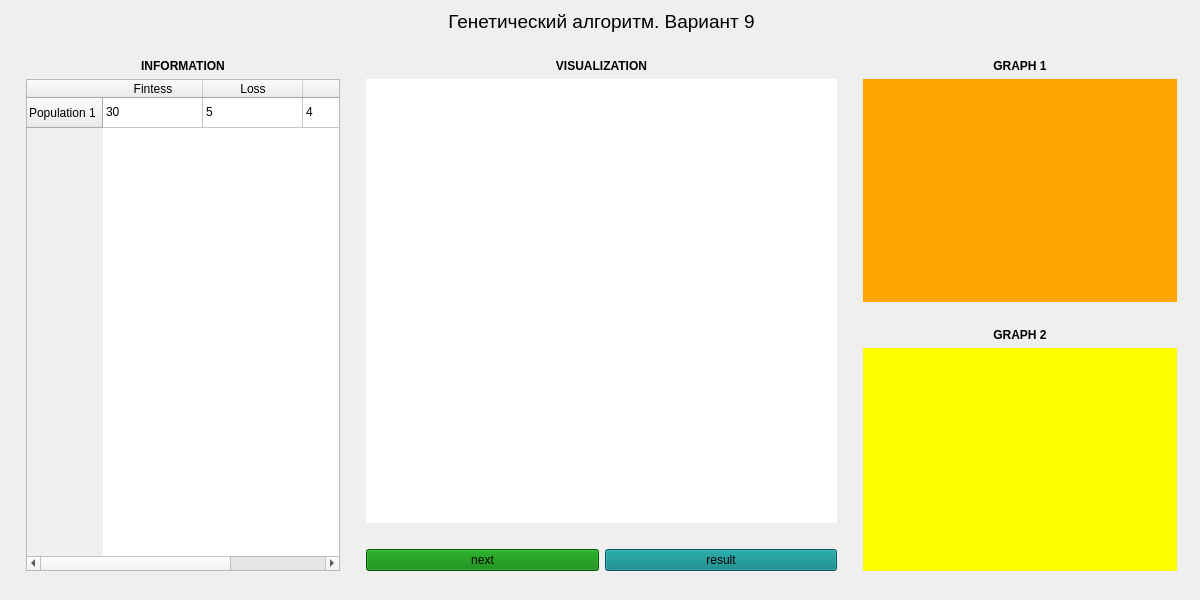
<?xml version="1.0" encoding="UTF-8"?>
<ui version="4.0">
 <class>MainWindow</class>
 <widget class="QMainWindow" name="MainWindow">
  <property name="geometry">
   <rect>
    <x>0</x>
    <y>0</y>
    <width>1200</width>
    <height>600</height>
   </rect>
  </property>
  <property name="minimumSize">
   <size>
    <width>1200</width>
    <height>600</height>
   </size>
  </property>
  <property name="maximumSize">
   <size>
    <width>1200</width>
    <height>600</height>
   </size>
  </property>
  <property name="windowTitle">
   <string>GeneticAlgorithm</string>
  </property>
  <widget class="QWidget" name="centralwidget">
   <widget class="QWidget" name="">
    <property name="geometry">
     <rect>
      <x>26</x>
      <y>10</y>
      <width>1151</width>
      <height>561</height>
     </rect>
    </property>
    <layout class="QVBoxLayout" name="verticalLayout_5" stretch="0,0,0">
     <item>
      <layout class="QHBoxLayout" name="horizontalLayout_4">
       <item>
        <widget class="QLabel" name="process_title_label">
         <property name="text">
          <string>&lt;html&gt;&lt;head/&gt;&lt;body&gt;&lt;p&gt;&lt;span style=&quot; font-size:14pt;&quot;&gt;Генетический алгоритм. Вариант 9&lt;/span&gt;&lt;/p&gt;&lt;/body&gt;&lt;/html&gt;</string>
         </property>
         <property name="alignment">
          <set>Qt::AlignmentFlag::AlignCenter</set>
         </property>
        </widget>
       </item>
      </layout>
     </item>
     <item>
      <spacer name="horizontalSpacer_3">
       <property name="orientation">
        <enum>Qt::Orientation::Horizontal</enum>
       </property>
       <property name="sizeHint" stdset="0">
        <size>
         <width>40</width>
         <height>20</height>
        </size>
       </property>
      </spacer>
     </item>
     <item>
      <layout class="QHBoxLayout" name="horizontalLayout_3" stretch="2,0,3,0,2">
       <item>
        <layout class="QVBoxLayout" name="verticalLayout_4">
         <item>
          <widget class="QLabel" name="label_3">
           <property name="text">
            <string>&lt;html&gt;&lt;head/&gt;&lt;body&gt;&lt;p&gt;&lt;span style=&quot; font-weight:700;&quot;&gt;INFORMATION&lt;/span&gt;&lt;/p&gt;&lt;/body&gt;&lt;/html&gt;</string>
           </property>
           <property name="alignment">
            <set>Qt::AlignmentFlag::AlignCenter</set>
           </property>
          </widget>
         </item>
         <item>
          <widget class="QTableWidget" name="tableWidget">
           <property name="supportedDragActions">
            <set>Qt::DropAction::IgnoreAction</set>
           </property>
           <row>
            <property name="text">
             <string>Population 1</string>
            </property>
           </row>
           <column>
            <property name="text">
             <string>Fintess</string>
            </property>
           </column>
           <column>
            <property name="text">
             <string>Loss</string>
            </property>
           </column>
           <column>
            <property name="text">
             <string>SMT</string>
            </property>
           </column>
           <item row="0" column="0">
            <property name="text">
             <string>30</string>
            </property>
           </item>
           <item row="0" column="1">
            <property name="text">
             <string>5</string>
            </property>
           </item>
           <item row="0" column="2">
            <property name="text">
             <string>4</string>
            </property>
           </item>
          </widget>
         </item>
        </layout>
       </item>
       <item>
        <spacer name="verticalSpacer">
         <property name="orientation">
          <enum>Qt::Orientation::Vertical</enum>
         </property>
         <property name="sizeHint" stdset="0">
          <size>
           <width>20</width>
           <height>40</height>
          </size>
         </property>
        </spacer>
       </item>
       <item>
        <layout class="QVBoxLayout" name="verticalLayout_2">
         <item>
          <widget class="QLabel" name="label_4">
           <property name="text">
            <string>&lt;html&gt;&lt;head/&gt;&lt;body&gt;&lt;p&gt;&lt;span style=&quot; font-weight:700;&quot;&gt;VISUALIZATION&lt;/span&gt;&lt;/p&gt;&lt;/body&gt;&lt;/html&gt;</string>
           </property>
           <property name="alignment">
            <set>Qt::AlignmentFlag::AlignCenter</set>
           </property>
          </widget>
         </item>
         <item>
          <widget class="PlotWidget" name="visual_plotwidget" native="true">
           <property name="sizePolicy">
            <sizepolicy hsizetype="Expanding" vsizetype="Expanding">
             <horstretch>0</horstretch>
             <verstretch>0</verstretch>
            </sizepolicy>
           </property>
           <property name="styleSheet">
            <string notr="true">background-color:
rgb(255, 255, 255);</string>
           </property>
          </widget>
         </item>
         <item>
          <spacer name="horizontalSpacer">
           <property name="orientation">
            <enum>Qt::Orientation::Horizontal</enum>
           </property>
           <property name="sizeHint" stdset="0">
            <size>
             <width>40</width>
             <height>20</height>
            </size>
           </property>
          </spacer>
         </item>
         <item>
          <layout class="QHBoxLayout" name="horizontalLayout" stretch="1,1">
           <item>
            <widget class="QPushButton" name="nextbtn">
             <property name="styleSheet">
              <string notr="true">background-color:
rgb(0, 128,0);</string>
             </property>
             <property name="text">
              <string>next</string>
             </property>
            </widget>
           </item>
           <item>
            <widget class="QPushButton" name="resultbtn">
             <property name="styleSheet">
              <string notr="true">background-color:
rgb(0, 128, 128);</string>
             </property>
             <property name="text">
              <string>result</string>
             </property>
            </widget>
           </item>
          </layout>
         </item>
        </layout>
       </item>
       <item>
        <spacer name="verticalSpacer_2">
         <property name="orientation">
          <enum>Qt::Orientation::Vertical</enum>
         </property>
         <property name="sizeHint" stdset="0">
          <size>
           <width>20</width>
           <height>40</height>
          </size>
         </property>
        </spacer>
       </item>
       <item>
        <layout class="QVBoxLayout" name="verticalLayout_3" stretch="0,1,0,0,1">
         <item>
          <widget class="QLabel" name="label">
           <property name="text">
            <string>&lt;html&gt;&lt;head/&gt;&lt;body&gt;&lt;p&gt;&lt;span style=&quot; font-weight:700;&quot;&gt;GRAPH 1&lt;/span&gt;&lt;/p&gt;&lt;/body&gt;&lt;/html&gt;</string>
           </property>
           <property name="alignment">
            <set>Qt::AlignmentFlag::AlignCenter</set>
           </property>
          </widget>
         </item>
         <item>
          <widget class="PlotWidget" name="widget_2" native="true">
           <property name="sizePolicy">
            <sizepolicy hsizetype="Expanding" vsizetype="Expanding">
             <horstretch>0</horstretch>
             <verstretch>0</verstretch>
            </sizepolicy>
           </property>
           <property name="styleSheet">
            <string notr="true">background-color:
rgb(255, 165, 0);</string>
           </property>
          </widget>
         </item>
         <item>
          <spacer name="horizontalSpacer_2">
           <property name="orientation">
            <enum>Qt::Orientation::Horizontal</enum>
           </property>
           <property name="sizeHint" stdset="0">
            <size>
             <width>40</width>
             <height>20</height>
            </size>
           </property>
          </spacer>
         </item>
         <item>
          <widget class="QLabel" name="label_2">
           <property name="text">
            <string>&lt;html&gt;&lt;head/&gt;&lt;body&gt;&lt;p&gt;&lt;span style=&quot; font-weight:700;&quot;&gt;GRAPH 2&lt;/span&gt;&lt;/p&gt;&lt;/body&gt;&lt;/html&gt;</string>
           </property>
           <property name="alignment">
            <set>Qt::AlignmentFlag::AlignCenter</set>
           </property>
          </widget>
         </item>
         <item>
          <widget class="PlotWidget" name="widget_3" native="true">
           <property name="styleSheet">
            <string notr="true">background-color:
rgb(255, 255, 0);</string>
           </property>
          </widget>
         </item>
        </layout>
       </item>
      </layout>
     </item>
    </layout>
   </widget>
  </widget>
 </widget>
 <customwidgets>
  <customwidget>
   <class>PlotWidget</class>
   <extends>QWidget</extends>
   <header>pyqtgraph.h</header>
   <container>1</container>
  </customwidget>
 </customwidgets>
 <resources/>
 <connections/>
</ui>
